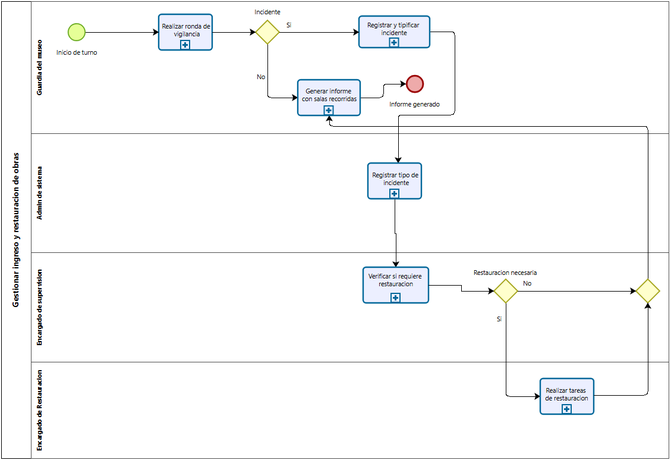
#> input picture Diagramas/BpmnNivelDescriptivo.png, 671 x 460 px, shrunk from 1129 x 773 before the run, found by its file name
$ python crop_lanes.py
#> lines starting #> are read from the running program, lines starting #| are printed output that depends on the picture
from PIL import Image

# Let's inspect lane labels on the left of BpmnNivelDescriptivo.png and BpmnNivelOperativo.png
desc = Image.open('Diagramas/BpmnNivelDescriptivo.png')
#> desc is the input picture: PIL image 671x460 RGBA; mean R, G, B, A 248.2, 248.9, 249.4, 255
# The pool header and lane headers are typically on the left side
crop_desc_lanes = desc.crop((0, 0, 120, desc.height))
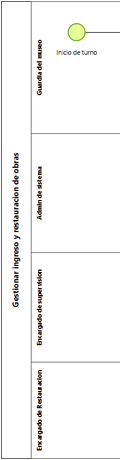
#> crop_desc_lanes: PIL image 120x460 RGBA; mean R, G, B, A 246.6, 246.7, 246.2, 255
crop_desc_lanes.save('scripts_y_notas/desc_lanes.png')

oper = Image.open('Diagramas/BpmnNivelOperativo.png')
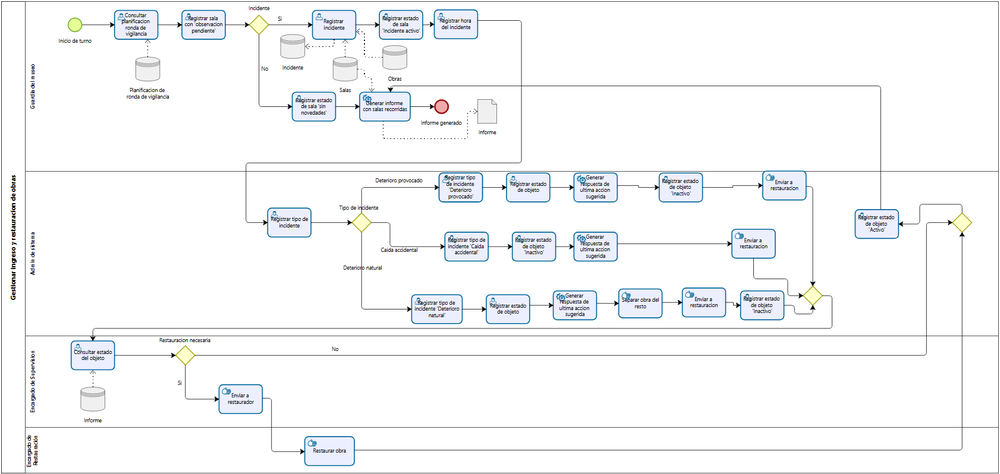
#> input picture Diagramas/BpmnNivelOperativo.png, 1000 x 474 px, shrunk from 1682 x 798 before the run, found by its file name
#> oper is the input picture: PIL image 1000x474 RGB; mean R, G, B 245.9, 247, 248.1
crop_oper_lanes = oper.crop((0, 0, 120, oper.height))
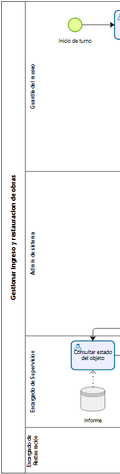
#> crop_oper_lanes: PIL image 120x474 RGB; mean R, G, B 246.5, 246.9, 247.1
crop_oper_lanes.save('scripts_y_notas/oper_lanes.png')

print("Lane crops saved!")
